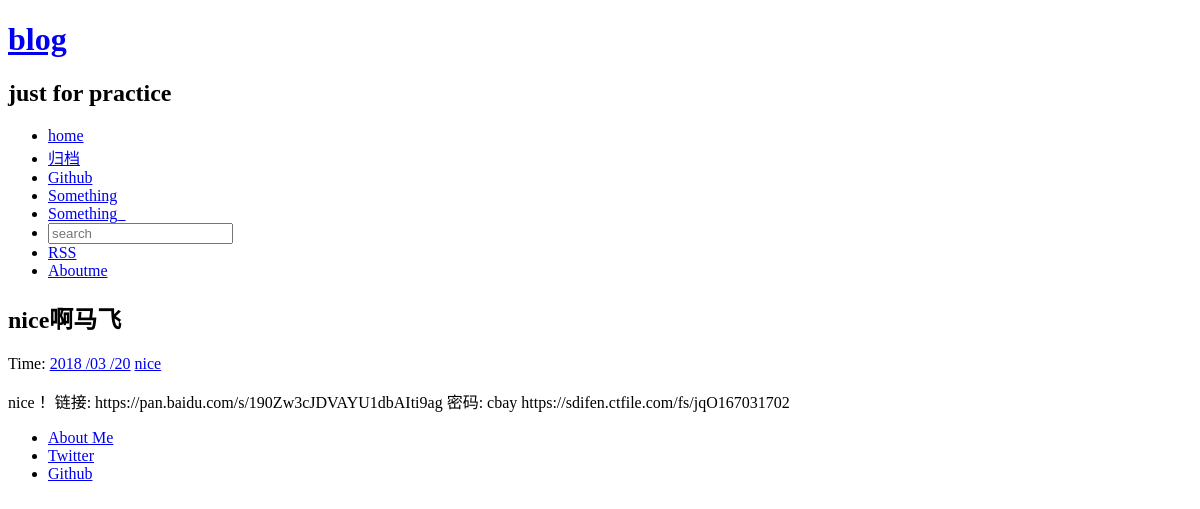
Page /4/ on the committed database.
### article/models.py (models this page shows, shortened)
class Article(models.Model):
    title = models.CharField(max_length = 100) #博客题目
    category = models.CharField(max_length = 50,blank = True) #博客标签
    date_time = models.DateTimeField(auto_now_add = True) #博客日期
    content = models.TextField(blank = True,null = True) #博客文章正文
    tag = models.ManyToManyField(Tag,blank=True) #博客标签可为空
    """
    其中__str__(self) 函数Article对象要怎么表示自己,
    一般系统默认使用<Article: Article object> 来表示对象,
    通过这个函数可以告诉系统使用title字段来表示这个对象
    """
    class Meta: #按时间下降排序
        ordering = ['-date_time']
    def get_absolute_url(self):
        path = reverse('detail',kwargs={'id':self.id})
        return ("http://127.0.0.1:8000%s"%path)

### article/views.py (the view)
# urls.py: url(r'^(?P<id>\d+)/$',views.detail,name = 'detail'),
def detail(request,id):
    try:
        post = Article.objects.get(id = str(id))
        tags = post.tag.all()
    except Article.DoesNotExist:
        raise Http404
    return render(request,'post.html',{'post':post,'tags':tags})

### article/templatetags/custom_markdown.py (called while the page is built)
@register.filter(is_safe=True)  #注册template filter
@stringfilter  #希望字符串作为参数
def custom_markdown(value):
    return mark_safe(markdown.markdown(value,
        extensions = ['markdown.extensions.fenced_code', 'markdown.extensions.codehilite'],
                                       safe_mode=True,
                                       enable_attributes=False))

### templates/post.html (shortened to what this page needs)
{% extends "base.html" %}
{% load custom_markdown %}
{% block content %}
<div class="posts">
        <section class="post">
            <header class="post-header">
                <h2 class="post-title">{{ post.title }}</h2>
                    <p class="post-meta">
                        Time:  <a class="post-author" href="#">{{ post.date_time|date:"Y /m /d"}}</a> <a class="post-category post-category-js" href="{% url "search_tag" tag=post.category %}">{{ post.category }}</a>
                    </p>
            </header>
                <div class="post-description">
                    <p>
                        {{ post.content|custom_markdown }}
                    </p>
                </div>
        </section>
</div>
{% endblock %}

### rows in the picture
Article: title "nice啊马飞", date_time "2018 /03 /20", category "nice", content|custom_markdown "nice！ 链接: https://pan.baidu.com/s/190Zw3cJDVAYU1dbAIti9ag 密码: cbay https://sdifen.ctfile.com/fs/jqO167031702"
